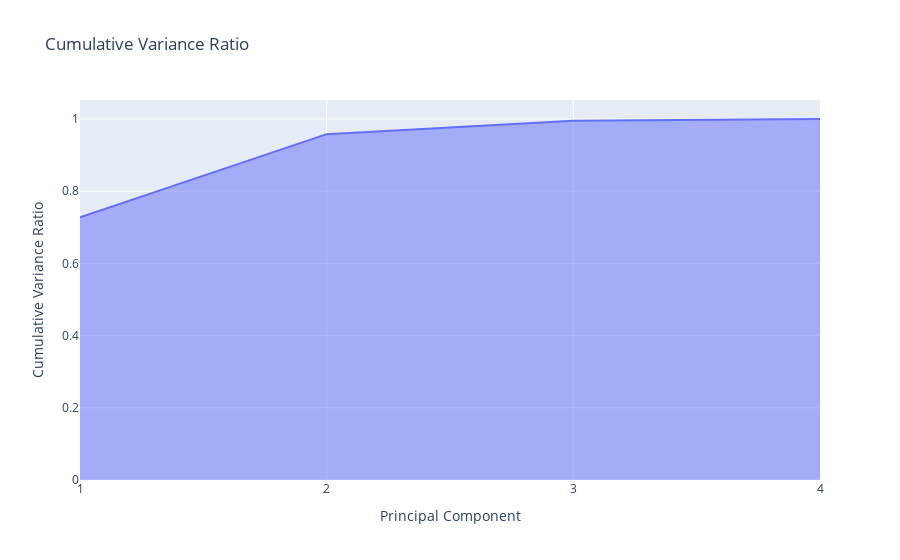

The code cell stored with this chart in its notebook:
### Code cell
fig = cumulative_variance_px(iris_data.iloc[:, 0:4], n_components=4)
fig.show()

### Figure 1 — Plotly figure (JSON) as saved in the notebook; plotly's stock layout.template omitted (floating-point values rounded to 4 significant figures)
{"data": [{"fillpattern": {"shape": ""}, "hovertemplate": "Principal Component=%{x}<br>Cumulative Variance Ratio=%{y}<extra></extra>", "legendgroup": "", "line": {"color": "#636efa"}, "marker": {"symbol": "circle"}, "mode": "lines", "name": "", "orientation": "v", "showlegend": false, "stackgroup": "1", "type": "scatter", "x": [1, 2, 3, 4], "xaxis": "x", "y": [0.7277, 0.958, 0.9948, 1], "yaxis": "y"}], "layout": {"legend": {"tracegroupgap": 0}, "title": {"text": "Cumulative Variance Ratio"}, "xaxis": {"anchor": "y", "domain": [0, 1], "tickmode": "array", "tickvals": [1, 2, 3, 4], "title": {"text": "Principal Component"}}, "yaxis": {"anchor": "x", "domain": [0, 1], "title": {"text": "Cumulative Variance Ratio"}}}}
